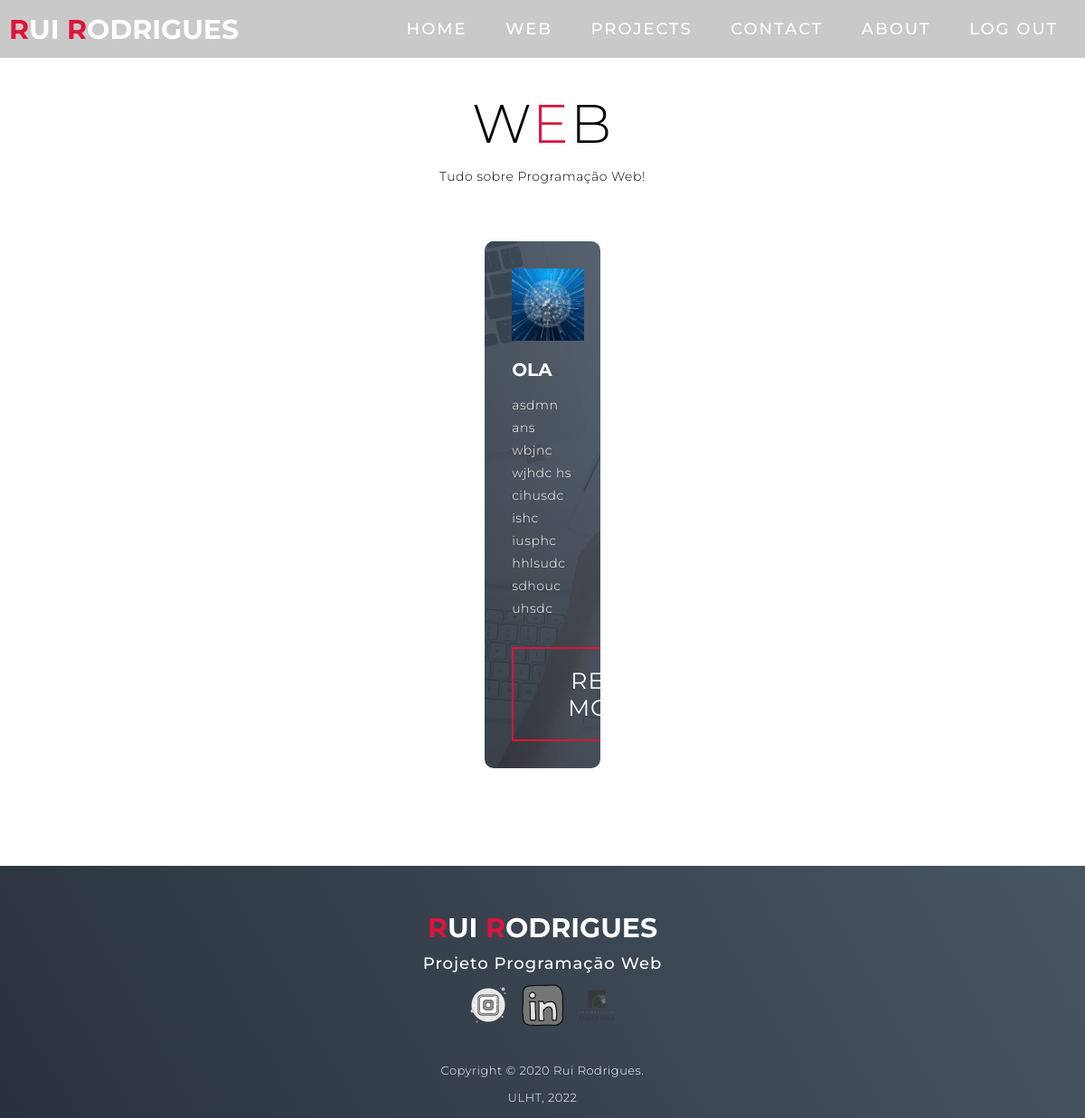
The page /web (signed in) on the database its author committed.
### portfolio/models.py (models this page shows)
class Web(models.Model):
    logo = models.ImageField(upload_to='image', null=True)
    titulo = models.CharField(max_length=20)
    texto = models.CharField(max_length=200)
    url = models.CharField(max_length=250)

### portfolio/views.py (the view)
# urls.py: path('web', views.web_page_view, name='web'),
def web_page_view(request):
    context = {'web': Web.objects.all()}
    return render(request, 'portfolio/web.html', context)

### portfolio/templates/portfolio/web.html
{% extends 'portfolio/layout.html' %}
{% load static %}
{% block content %}
    <link rel="stylesheet" href="{% static 'portfolio/css/app.js' %}">
    <section id="services">
        <div class="services container">
            <div class="service-top">
                <h1 class="section-title">W<span>e</span>b</h1>
                <p>Tudo sobre Programação Web!</p>
            </div>
            <div class="service-bottom">
                {% for web_content in web %}
                    <div class="service-item">
                        {% load static %}
                        <div class="icon"><img src="{{ web_content.logo.url }}" alt=""/></div>
                        <h2>{{ web_content.titulo }} </h2>
                        <p>{{ web_content.texto }}</p>
                        <a href="{{ web_content.url }}" class="cta">read more</a>
                    </div>
                {% endfor %}
            </div>
        </div>
    </section>
{% endblock %}

### portfolio/static/portfolio/css/estilos.css (style rules this page uses)
* { padding: 0; margin: 0; box-sizing: border-box; }
html { font-size: 10px; font-family: 'Montserrat', sans-serif; scroll-behavior: smooth; }
a { text-decoration: none; }
.container { min-height: 100vh; width: 100%; display: flex; align-items: center; justify-content: center; }
img { height: 100%; width: 100%; object-fit: cover; }
p { color: black; font-size: 1.4rem; margin-top: 5px; line-height: 2.5rem; font-weight: 300; letter-spacing: 0.05rem; }
.section-title { font-size: 4rem; font-weight: 300; color: black; margin-bottom: 10px; text-transform: uppercase; letter-spacing: 0.2rem; text-align: center; }
.section-title span { color: crimson; }
.cta { display: inline-block; padding: 10px 30px; color: white; background-color: transparent; border: 2px solid crimson; font-size: 2rem; text-transform: uppercase; letter-spacing: 0.1rem; margin-top: 30px; transition: 0.3s ease; transition-property: background-color, color; }
#services .services { flex-direction: column; text-align: center; max-width: 1500px; margin: 0 auto; padding: 100px 0; }
#services .service-top { max-width: 500px; margin: 0 auto; }
#services .service-bottom { display: flex; align-items: center; justify-content: center; flex-wrap: wrap; margin-top: 50px; }
#services .service-item { flex-basis: 80%; display: flex; align-items: flex-start; justify-content: center; flex-direction: column; padding: 30px; border-radius: 10px; background-image: url(../image/img-1.png); background-size: cover; margin: 10px 5%; position: relative; z-index: 1; overflow: hidden; }
#services .service-item::after { content: ''; position: absolute; left: 0; top: 0; height: 100%; width: 100%; background-image: linear-gradient(60deg, #29323c 0%, #485563 100%); opacity: 0.9; z-index: -1; }
#services .service-bottom .icon { height: 80px; width: 80px; margin-bottom: 20px; }
#services .service-item h2 { font-size: 2rem; color: white; margin-bottom: 10px; text-transform: uppercase; }
#services .service-item p { color: white; text-align: left; }
@media only screen and (min-width: 768px) { .cta { font-size: 2.5rem; padding: 20px 60px; } }
@media only screen and (min-width: 768px) { h1.section-title { font-size: 6rem; } }
@media only screen and (min-width: 768px) { #services .service-bottom .service-item { flex-basis: 45%; margin: 2.5%; } }
@media only screen and (min-width: 1200px) { #services .service-bottom .service-item { flex-basis: 22%; margin: 1.5%; } }

### rows shown on the page
Web: logo (picture), titulo "OLA", texto "asdmn ans wbjnc wjhdc hs cihusdc ishc iusphc hhlsudc sdhouc uhsdc"
